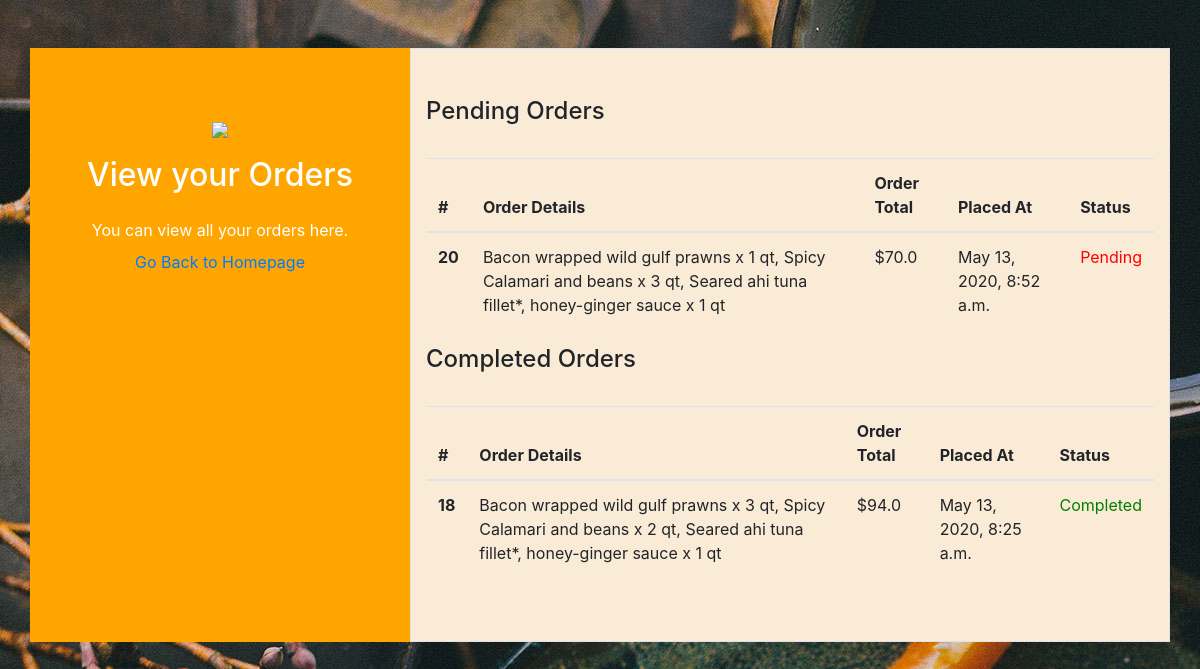
/order/ (signed in), run on an earlier commit of the app's database.
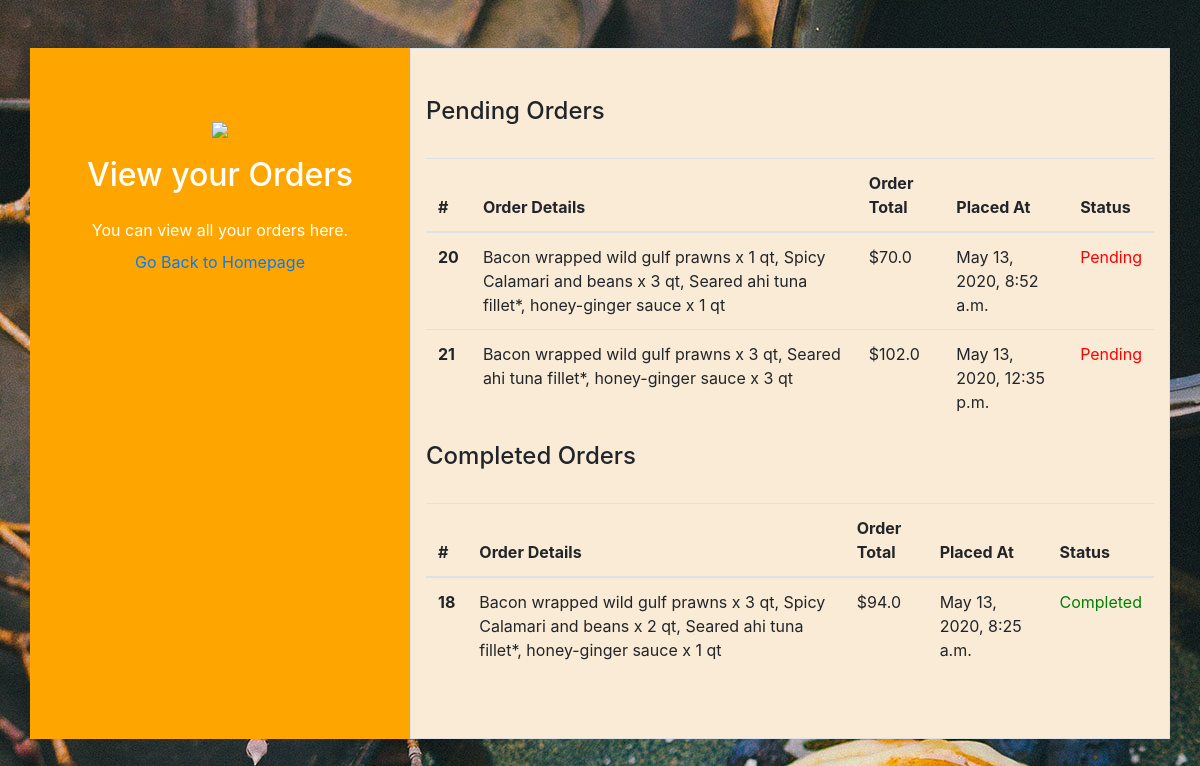
And on a later commit of the database.
### account/models.py (models this page shows)
class OrderDetails(models.Model):
    oid = models.AutoField(primary_key=True)
    customer_id = models.ForeignKey('details.UserDetails', on_delete=models.CASCADE, related_name='customer_id')
    order_items = models.TextField()
    order_total = models.CharField(max_length=40)
    order_status = models.CharField(max_length=40)
    order_time = models.DateTimeField(auto_now=True)
    completion_time = models.DateTimeField(blank=True, null=True)
    manager_id = models.ForeignKey('details.UserDetails', related_name='manager_id', on_delete=models.CASCADE, blank=True, null=True)

### account/views.py (the view)
# urls.py: path('', views.orderDetails, name="order"),
def orderDetails(request):
    menuItems = md.Menu.objects.all().values()
    order, total = retrieve_items(menuItems, request)
    itemsstring = getStringforDB(order)
    user = UserDetails.objects.get(username=request.user)
    if order != [] and total != 0:
        total = order[0]['symbol'] + total
        status = "Pending"
        order = models.OrderDetails(customer_id=user, order_items=itemsstring, order_total=total, order_status=status)
        order.save()
    orderDetails = models.OrderDetails.objects.filter(customer_id=user).values()
    orderDetails = modifyforHTML(orderDetails)
    if user.type == "manager":
        allOrders = models.OrderDetails.objects.all().values()
        allOrders = modifyforHTML(allOrders)
        pending = models.OrderDetails.objects.filter(order_status="Pending").exists()
        if pending:
            pendingExists = True
        else:
            pendingExists = False
        completed = models.OrderDetails.objects.filter(order_status="Completed").exists()
        if completed:
            completedExists = True
        else:
            completedExists = False
    else:
        allOrders = None
        pending = models.OrderDetails.objects.filter(customer_id=user, order_status="Pending").exists()
        if pending:
            pendingExists = True
        else:
            pendingExists = False
        completed = models.OrderDetails.objects.filter(customer_id=user, order_status="Completed").exists()
        if completed:
            completedExists = True
        else:
            completedExists = False
    return render(request, 'account/order.html', {'order': orderDetails, 'user': user, 'allOrders': allOrders,
                                                  'completed': completedExists, 'pending': pendingExists})

### account/views.py (called while the page is built)
def modifyforHTML(orderDetails):
    for i in orderDetails:
        if i['order_status'].lower() == "pending":
            i.update({'color': 'red'})
        elif i['order_status'].lower() == "completed":
            i.update({'color': 'green'})
        i['order_items'] = i['order_items'].replace(';', ', ')[:-2]
    return orderDetails

def getStringforDB(orderDict):
    string = ''
    for item in orderDict:
        string += item['name'] + " x " + item['quantity'] + " qt;"
    return string

### menu/views.py (called while the page is built, shortened)
def retrieve_items(items, request):
    order = []
    total = 0
    for i in items:
        item = {}
    return order, str(total)

### account/templates/account/order.html (shortened to what this page needs)
<!DOCTYPE html>
{% load static %}
<html lang="en">
<head>
    <link href="//maxcdn.bootstrapcdn.com/bootstrap/4.0.0/css/bootstrap.min.css" rel="stylesheet" id="bootstrap-css">
</head>
<body>
<section class="testimonial py-5" id="testimonial">
    <div class="container">
        <div class="row ">
            <div class="col-md-4 py-5 bg-primary text-white text-center " style="background-color:orange!important">
                <div class=" ">
                    <div class="card-body">
                        <img src="http://www.ansonika.com/mavia/img/registration_bg.svg" style="width:30%">
                        <h2 class="py-3">View your Orders</h2>
                        <p>You can view all your orders here.<br>
                            <a class="nav-link" href="{% url 'home' %}">Go Back to Homepage</a>
</p>
                    </div>
                </div>
            </div>
            <div class="col-md-8 py-5 border" style="background-color: antiquewhite!important;">
            {% if user.type == "customer" %}
                <h4 class="pb-4">Pending Orders</h4>
                {% if pending is True %}
                <table class="table table-borderless">
  <thead>
    <tr>
      <th scope="col">#</th>
      <th scope="col">Order Details</th>
      <th scope="col">Order Total</th>
      <th scope="col">Placed At</th>
      <th scope="col">Status</th>
    </tr>
  </thead>
  <tbody>
  {% for items in order %}
  {% if items.order_status == "Pending" %}
    <tr>
      <th scope="row">{{ items.oid }}</th>
      <td>{{ items.order_items }}</td>
      <td>{{ items.order_total }}</td>
      <td>{{ items.order_time }}</td>
      <td style="color:{{items.color}}">{{ items.order_status }}</td>
    </tr>
  {% endif %}
  {% endfor %}
  </tbody>
  </table>
  {% else %}
                <p>No Pending Orders</p></br>
  {% endif %}
  <h4 class="pb-4">Completed Orders</h4>
  {% if completed is True %}
  <table class="table table-borderless">
  <thead>
    <tr>
      <th scope="col">#</th>
      <th scope="col">Order Details</th>
      <th scope="col">Order Total</th>
      <th scope="col">Placed At</th>
      <th scope="col">Status</th>
    </tr>
  </thead>
  <tbody>
  {% for items in order %}
  {% if items.order_status == "Completed" %}
    <tr>
      <th scope="row">{{ items.oid }}</th>
      <td>{{ items.order_items }}</td>
      <td>{{ items.order_total }}</td>
      <td>{{ items.order_time }}</td>
      <td style="color:{{items.color}}">{{ items.order_status }}</td>
    </tr>
  {% endif %}
  {% endfor %}
  </tbody>
  </table>
  {% else %}
                <p>No Completed Orders to show</p></br>
  {% endif %}
  </div>
            {% endif %}
        </div>
    </div>
</section>
</body>
</html>

What changed in the data, as far as the page shows it:
added OrderDetails: oid "21", order_items "Bacon wrapped wild gulf prawns x 3 qt, Seared ahi tuna fillet*, honey-ginger sauce x 3 qt", order_total "$102.0", order_time "May 13, 2020, 12:35 p.m.", order_status "Pending", shown under "Pending Orders"
